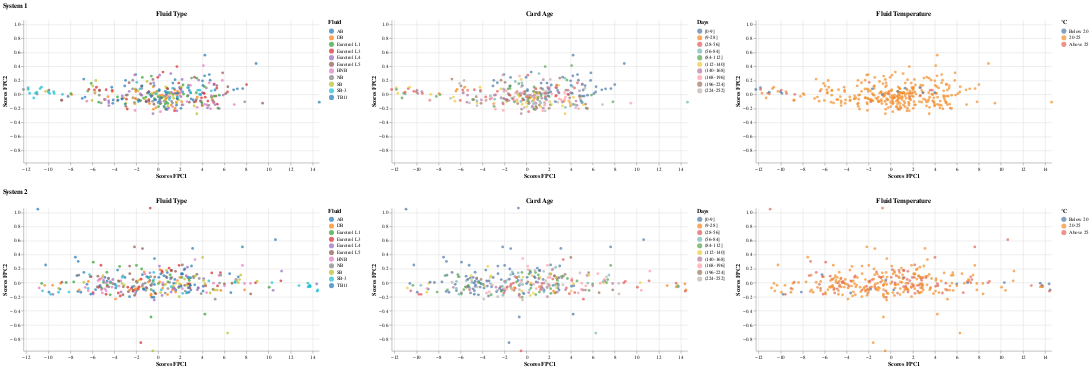

Source (notebook cell):
### Markdown cell above
### System 1 versus System 2: Sensor B - Cal Window

### Code cell
pc_scores_s1_B_cal_window, pc_scores_s2_B_cal_window,fpca_s1_B_cal_window,fpca_s2_B_cal_window = fpca_two_inputs(B1_cal_window_combine_balanced.iloc[:,:-6], B2_cal_window_combine_balanced.iloc[:,:-6], color_fpc1_s1='tab:blue', color_fpc2_s1='tab:cyan', color_fpc1_s2='tab:orange', color_fpc2_s2='gold')
print("--------------------------------------------------- Bootstrap -------------------------------------------------------------------------------------------")
bc1,bc2 = bootstrap(B1_cal_window_combine_balanced, B2_cal_window_combine_balanced,"B","cal_window",features="FluidType")
print("--------------------------------------------------- PCA Scores -------------------------------------------------------------------------------------------")
create_pc_scores_plots(pc_scores_s1_B_cal_window, pc_scores_s2_B_cal_window, B1_cal_window_combine_balanced, B2_cal_window_combine_balanced,features="FluidType")

### Figure 1 — Vega-Lite specification as saved in the notebook (floating-point values rounded to 4 significant figures; data arrays with more than 128 entries replaced by an {"elided": "..."} marker saying what was removed)
{"config": {"view": {"continuousWidth": 300, "continuousHeight": 300, "stroke": null}}, "vconcat": [{"hconcat": [{"mark": {"type": "circle"}, "encoding": {"color": {"field": "FluidType", "scale": {"scheme": "category10"}, "title": "Fluid", "type": "nominal"}, "tooltip": [{"field": "TestID", "type": "quantitative"}, {"field": "PC1_Scores", "type": "quantitative"}, {"field": "PC2_Scores", "type": "quantitative"}, {"field": "FluidType", "title": "Fluid Type", "type": "nominal"}], "x": {"field": "PC1_Scores", "scale": {"domain": [-12.25, 14.61]}, "title": "Scores FPC1", "type": "quantitative"}, "y": {"field": "PC2_Scores", "scale": {"domain": [-0.9717, 1.064]}, "title": "Scores FPC2", "type": "quantitative"}}, "height": 280, "title": "Fluid Type", "width": 580}, {"mark": {"type": "circle"}, "encoding": {"color": {"field": "CardAgeBin", "scale": {"scheme": "tableau10"}, "sort": ["[0-9]", "(9-28]", "(28-56]", "(56-84]", "(84-112]", "(112-140]", "(140-168]", "(168-196]", "(196-224]", "(224-252]"], "title": "Days", "type": "ordinal"}, "tooltip": [{"field": "TestID", "type": "quantitative"}, {"field": "PC1_Scores", "type": "quantitative"}, {"field": "PC2_Scores", "type": "quantitative"}, {"field": "CardAgeBin", "title": "Card Age", "type": "ordinal"}], "x": {"field": "PC1_Scores", "scale": {"domain": [-12.25, 14.61]}, "title": "Scores FPC1", "type": "quantitative"}, "y": {"field": "PC2_Scores", "scale": {"domain": [-0.9717, 1.064]}, "title": "Scores FPC2", "type": "quantitative"}}, "height": 280, "title": "Card Age", "width": 580}, {"mark": {"type": "circle"}, "encoding": {"color": {"field": "FluidTempBin", "scale": {"domain": ["Below 20", "20-25", "Above 25"], "range": ["#4e79a7", "#f28e2b", "#e16759"]}, "sort": ["Below 20", "20-25", "Above 25"], "title": "°C", "type": "ordinal"}, "tooltip": [{"field": "TestID", "type": "quantitative"}, {"field": "PC1_Scores", "type": "quantitative"}, {"field": "PC2_Scores", "type": "quantitative"}, {"field": "FluidTempBin", "title": "Fluid Temperature", "type": "ordinal"}], "x": {"field": "PC1_Scores", "scale": {"domain": [-12.25, 14.61]}, "title": "Scores FPC1", "type": "quantitative"}, "y": {"field": "PC2_Scores", "scale": {"domain": [-0.9717, 1.064]}, "title": "Scores FPC2", "type": "quantitative"}}, "height": 280, "title": "Fluid Temperature", "width": 580}], "data": {"name": "data-08343442035c154df2c562f5af1adaea"}, "resolve": {"scale": {"color": "independent"}}, "title": "System 1"}, {"hconcat": [{"mark": {"type": "circle"}, "encoding": {"color": {"field": "FluidType", "scale": {"scheme": "category10"}, "title": "Fluid", "type": "nominal"}, "tooltip": [{"field": "TestID", "type": "quantitative"}, {"field": "PC1_Scores", "type": "quantitative"}, {"field": "PC2_Scores", "type": "quantitative"}, {"field": "FluidType", "title": "Fluid Type", "type": "nominal"}], "x": {"field": "PC1_Scores", "scale": {"domain": [-12.25, 14.61]}, "title": "Scores FPC1", "type": "quantitative"}, "y": {"field": "PC2_Scores", "scale": {"domain": [-0.9717, 1.064]}, "title": "Scores FPC2", "type": "quantitative"}}, "height": 280, "title": "Fluid Type", "width": 580}, {"mark": {"type": "circle"}, "encoding": {"color": {"field": "CardAgeBin", "scale": {"scheme": "tableau10"}, "sort": ["[0-9]", "(9-28]", "(28-56]", "(56-84]", "(84-112]", "(112-140]", "(140-168]", "(168-196]", "(196-224]", "(224-252]"], "title": "Days", "type": "ordinal"}, "tooltip": [{"field": "TestID", "type": "quantitative"}, {"field": "PC1_Scores", "type": "quantitative"}, {"field": "PC2_Scores", "type": "quantitative"}, {"field": "CardAgeBin", "title": "Card Age", "type": "ordinal"}], "x": {"field": "PC1_Scores", "scale": {"domain": [-12.25, 14.61]}, "title": "Scores FPC1", "type": "quantitative"}, "y": {"field": "PC2_Scores", "scale": {"domain": [-0.9717, 1.064]}, "title": "Scores FPC2", "type": "quantitative"}}, "height": 280, "title": "Card Age", "width": 580}, {"mark": {"type": "circle"}, "encoding": {"color": {"field": "FluidTempBin", "scale": {"domain": ["Below 20", "20-25", "Above 25"], "range": ["#4e79a7", "#f28e2b", "#e16759"]}, "sort": ["Below 20", "20-25", "Above 25"], "title": "°C", "type": "ordinal"}, "tooltip": [{"field": "TestID", "type": "quantitative"}, {"field": "PC1_Scores", "type": "quantitative"}, {"field": "PC2_Scores", "type": "quantitative"}, {"field": "FluidTempBin", "title": "Fluid Temperature", "type": "ordinal"}], "x": {"field": "PC1_Scores", "scale": {"domain": [-12.25, 14.61]}, "title": "Scores FPC1", "type": "quantitative"}, "y": {"field": "PC2_Scores", "scale": {"domain": [-0.9717, 1.064]}, "title": "Scores FPC2", "type": "quantitative"}}, "height": 280, "title": "Fluid Temperature", "width": 580}], "data": {"name": "data-2f7df519b4665c0191d81205c07591fc"}, "resolve": {"scale": {"color": "independent"}}, "title": "System 2"}], "$schema": "https://vega.github.io/schema/vega-lite/v5.8.0.json", "datasets": {"data-08343442035c154df2c562f5af1adaea": {"elided": "330 records"}, "data-2f7df519b4665c0191d81205c07591fc": {"elided": "330 records"}}}
